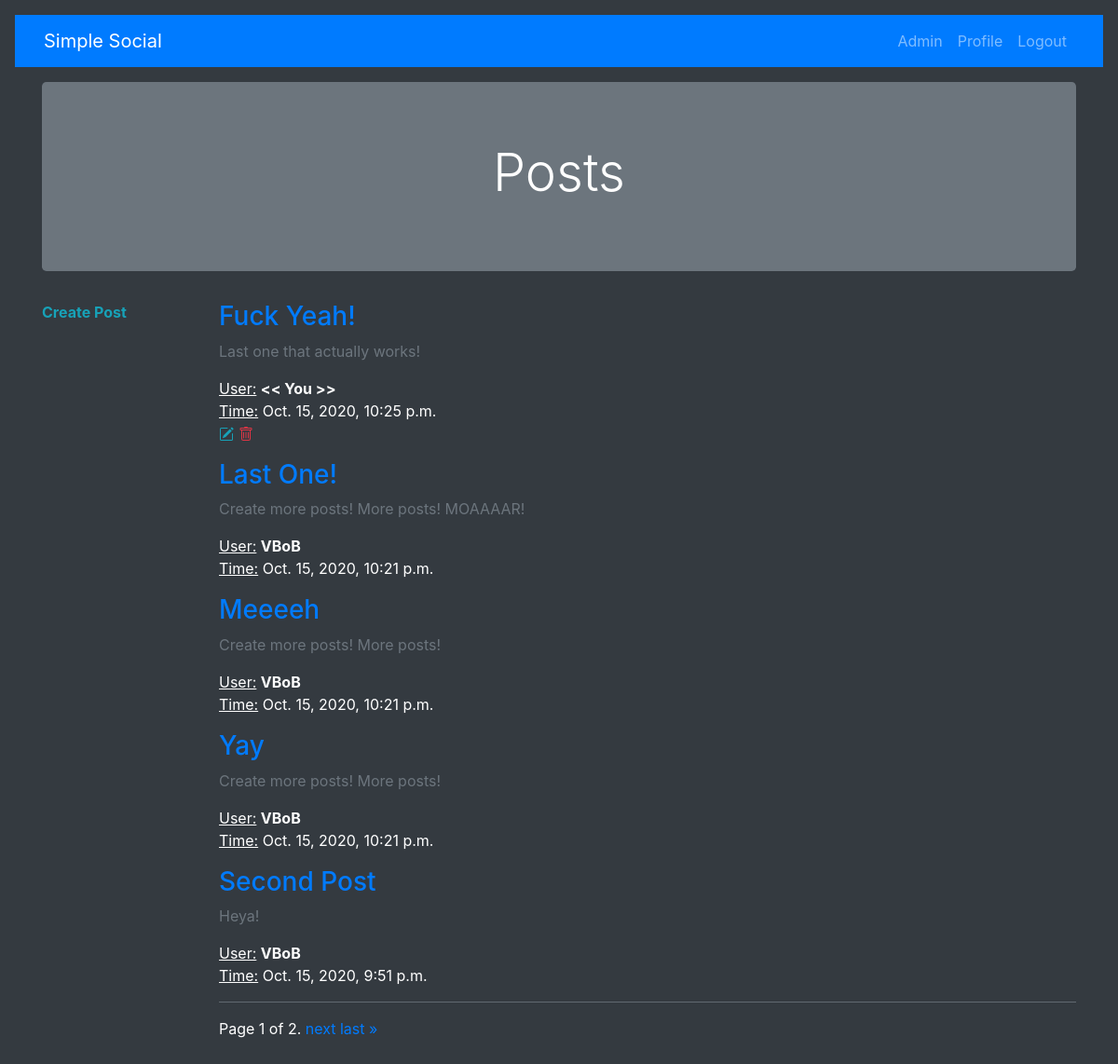
The page / (signed in) on the database its author committed.
### posts/models.py (models this page shows, shortened)
class Post(models.Model):
    user = models.ForeignKey(User, on_delete=models.CASCADE)
    title = models.CharField(max_length=100, help_text="Limit: 100 characters.")
    content = models.TextField(max_length=1024, help_text="Limit: 1024 characters.")
    timestamp = models.DateTimeField(auto_now_add=True)
    edited_timestamp = models.DateTimeField(auto_now=True)
    class Meta:
        ordering = ['-timestamp',]
    def __str__(self):
        return "{}".format(self.title)

### posts/views.py (the view)
# urls.py: path('', views.IndexView.as_view(), name='index'),
class IndexView(generic.ListView):
    paginate_by = 5
    template_name = 'posts/index.html'
    context_object_name = 'posts'
    queryset = Post.objects.all().select_related("user")
    def get_context_data(self, **kwargs):
        context = super().get_context_data(**kwargs)
        context['view_title'] = "Posts"
        return context

### posts/templates/posts/index.html (shortened to what this page needs)
{% extends 'posts/base.html' %}
{% block view_title_block %}
    <div class="jumbotron bg-secondary">
        <h1 align="center" class="display-4">
            {{ view_title }}
        </h1>
    </div>
{% endblock view_title_block %}
{% block content_block %}
    <div class="row">
    {% if user.is_authenticated %}
        <div class="col-2">
            <a href="{% url 'posts:post_create' %}" class="text-info"><strong>Create Post</strong></a>
        </div>
        <div class="col-10">
    {% else %}
        <div class="col-12">
    {% endif %}
            {% for post in posts %}
                <a href="{% url 'posts:post_detail' post.pk %}"><h3 class="text-justify">
                    {{ post|title }}
                </h3></a>
                <p class="text-justify text-muted">
                    {{ post.content|truncatechars:50 }}
                </p>
                <p>
                    <u>User:</u> <strong>{% if user != post.user %}{{ post.user }}{% else %}<< You >> {% endif %}</strong><br>
                    <u>Time:</u> {{ post.timestamp }}<br>
                {% if user.is_authenticated and user == post.user %}
                    <a href="{% url 'posts:post_update' post.pk %}" class="text-info">
                    </a>
                    <a href="{% url 'posts:post_delete' post.pk %}" class="text-danger">
                    </a>
                {% endif %}
                </p>
            {% empty %}
                <h3 class="text-muted">
                    No posts yet...
                </h3>
            {% endfor %}
            <p><hr class="bg-secondary"></p>
                <div class="pagination">
                    <span class="step-links">
                        <span class="current">
                            Page {{ page_obj.number }} of {{ page_obj.paginator.num_pages }}.
                        </span>
                        {% if page_obj.has_next %}
                            <a href="?page={{ page_obj.next_page_number }}">next</a>
                            <a href="?page={{ page_obj.paginator.num_pages }}">last &raquo;</a>
                        {% endif %}
                    </span>
                </div>
        </div>
    </div>
{% endblock content_block %}

### rows shown on the page
Post: title "Fuck Yeah!", content "Last one that actually works!", shows "<< You >>", timestamp "Oct. 15, 2020, 10:25 p.m."
Post: title "Last One!", content "Create more posts! More posts! MOAAAAR!", user "VBoB", timestamp "Oct. 15, 2020, 10:21 p.m."
Post: title "Meeeeh", content "Create more posts! More posts!", user "VBoB", timestamp "Oct. 15, 2020, 10:21 p.m."
Post: title "Yay", content "Create more posts! More posts!", user "VBoB", timestamp "Oct. 15, 2020, 10:21 p.m."
Post: title "Second Post", content "Heya!", user "VBoB", timestamp "Oct. 15, 2020, 9:51 p.m."

### other values the page prints
{{ view_title }} "Posts"
{{ page_obj.number }} "1"
{{ page_obj.paginator.num_pages }} "2"
